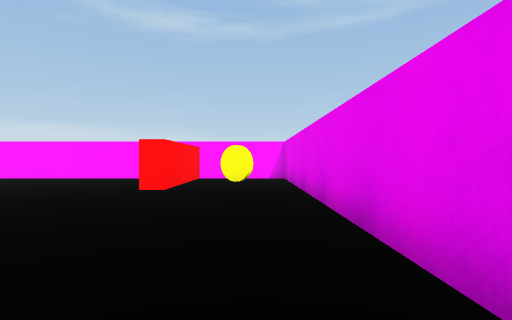
[1] (above)

16 first-person views from a walk through a Unity game level. The camera is 0.59 m above the floor, looks level and sees 80° across. The floor is counted in squares, 1 m on a side. Each view is taken from the middle of a square. On the plan, view 1 faces up. The plan holds only what a view shows up to about 9 squares ahead; the rest is blank. The place goes on beyond the plan. The player character is not drawn.

[2]
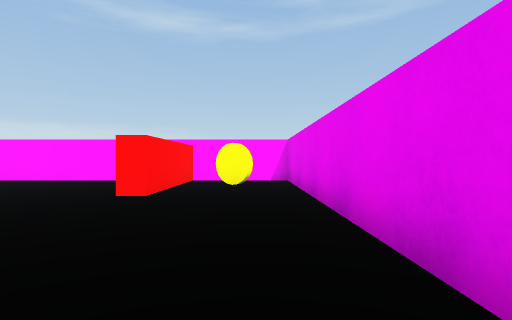

[3]
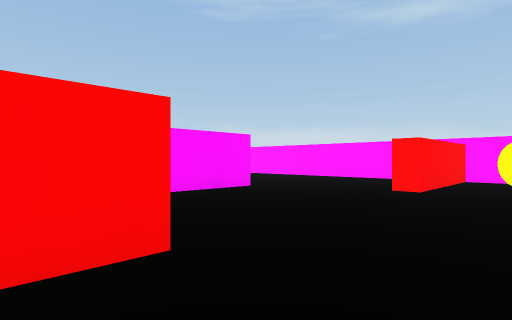

[4]
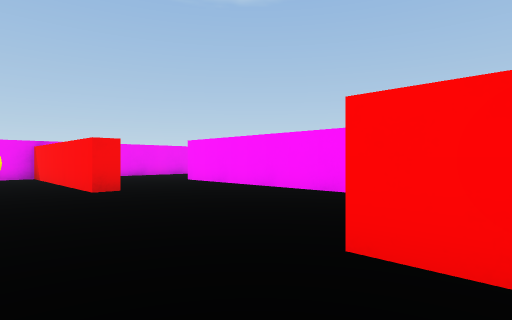

[5]
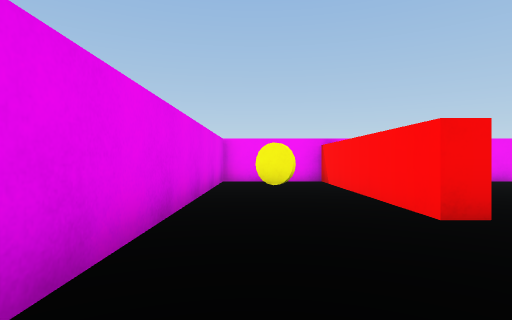

[6]
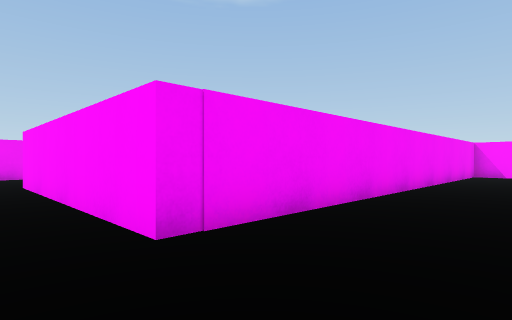

[7]
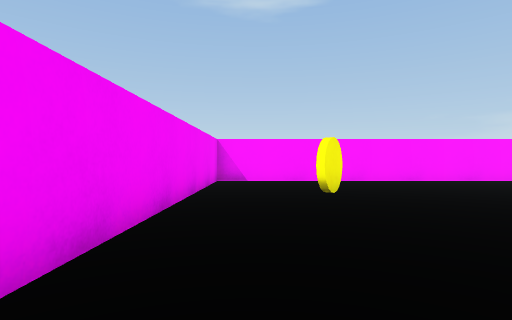

[8]
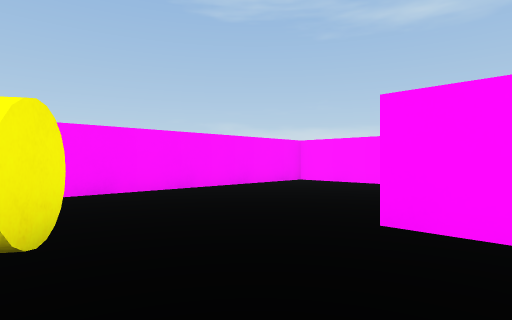

[9]
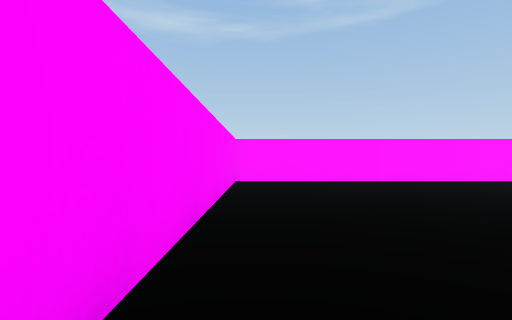

[10]
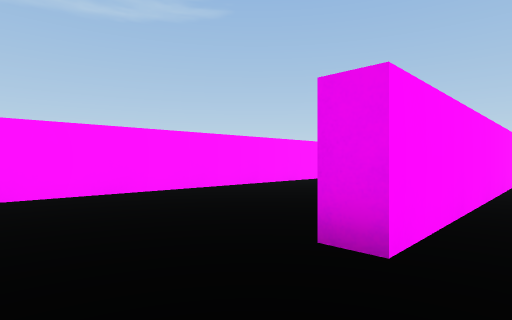

[11]
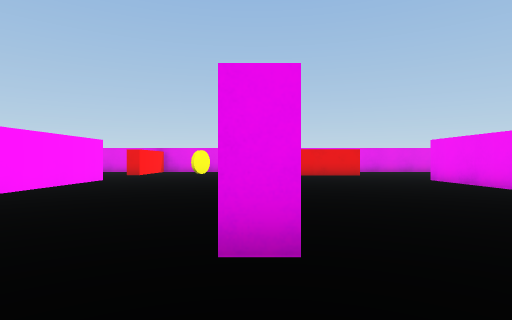

[12]
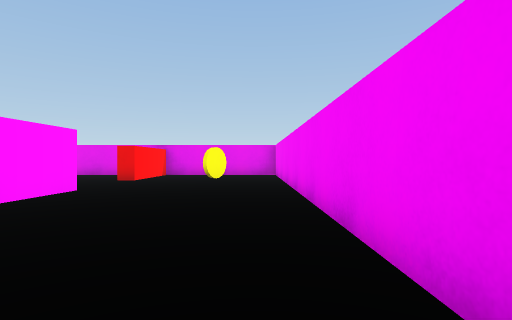

[13]
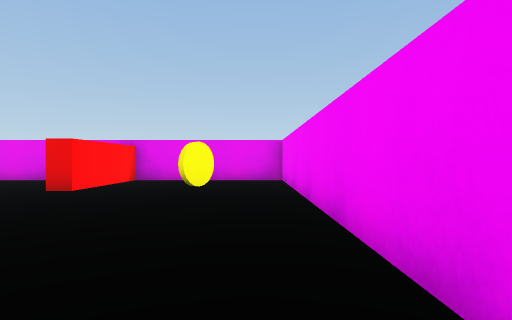

[14]
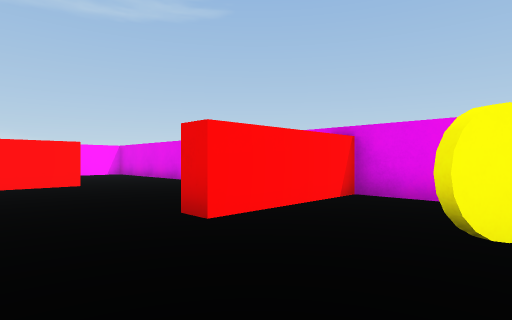

[15]
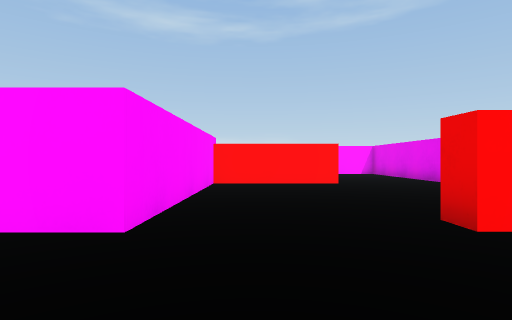

[16]
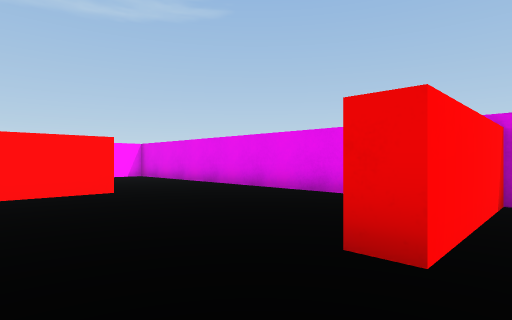

### Floor plan
Points are (right, up) in squares from view 1. A wall is a line through its corners. A room is listed if a view was taken in it or the views show most of it. See-through windows are left out.
Room 1 (views 1, 2, 3, 4, 5)
walls: (-2.4, 1) (-1.8, 1) (-1.8, -4.4) (0.9, -4.4) (0.9, 9.7) (-1.8, 9.7) (-1.8, 6) (-2.4, 6); (-5.1, 4.9) (-5.1, 1.5)
ways out: opening at (-3.7, 6) to room 2; opening at (-3.5, 0.5)
objects: yellow coin (0, -3); yellow coin (0, 8)
Room 2 (views 6, 7, 8, 9, 10, 11, 12, 13, 14, 15, 16)
walls: (-10.1, 10.2) (0.9, 10.2) (0.9, 14.5) (-2.2, 14.5); (-4, 9.7) (-12.1, 9.7) (-12.1, 10.2); (-5.1, 14.5) (-16.6, 14.5) (-16.6, 4.9) (-5.1, 4.9)
ways out: opening at (-3.7, 6) to room 1; opening at (-3.5, 15) to room 3
objects: yellow coin (-13, 7); yellow coin (-1, 12)
Room 3 (no view inside)
walls: (-2.2, 14.5) (-2.2, 15.1); (-1.9, 19.7) (-5.1, 19.7) (-5.1, 14.5); (0.9, 16.6) (0.9, 19.5)
ways out: opening at (-3.5, 15) to room 2; opening at (-0.5, 20)

Positions as (right, up) in squares from view 1, and headings:
1: (0, 0), facing up
2: (0, 1), facing up
3: (0, 0), facing up-left
4: (0, 7), facing down-left
5: (0, 4), facing down
6: (-4, 7), facing down-left
7: (-8, 6), facing left
8: (-11, 7), facing up-left
9: (-16, 6), facing up
10: (-14, 9), facing up-right
11: (-14, 10), facing right
12: (-11, 11), facing right
13: (-8, 11), facing right
14: (-4, 12), facing up-right
15: (-4, 12), facing up
16: (-4, 14), facing up-right
